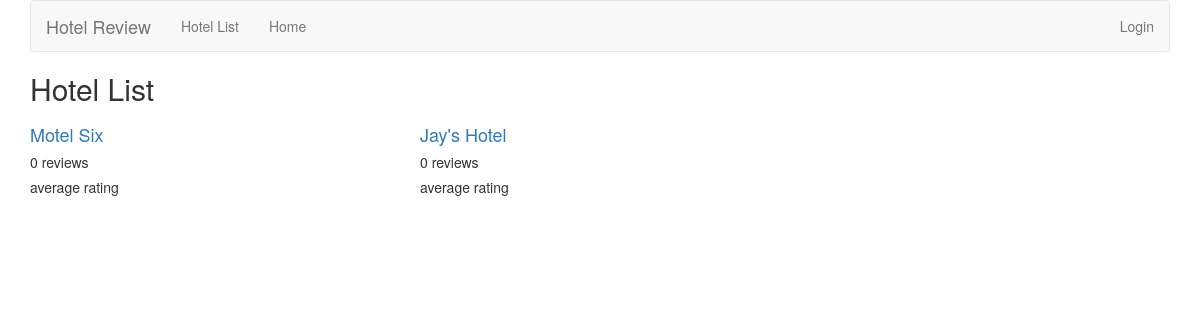
The page /hotelsite/hotel on the database as committed earlier.
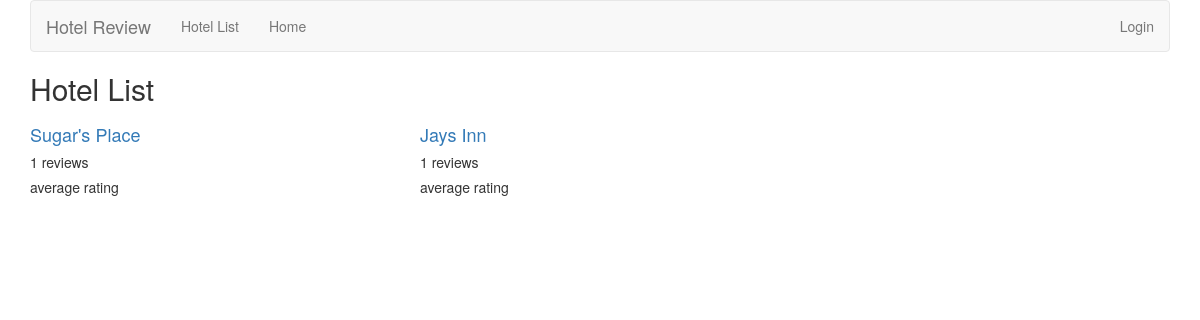
The same page on the database as committed later.
### hotelsite/models.py (models this page shows, shortened)
class Hotel(models.Model):
	name = models.CharField(max_length=60)
	add1 = models.CharField(max_length=50)
	add2 = models.CharField(max_length=50, null=True, blank=True)
	city = models.CharField(max_length=50)
	state = models.CharField(max_length= 2)
	zipcode = models.CharField(max_length=5)

### hotelsite/views.py (the view)
def hotel_list(request):
    hotel_list = Hotel.objects.order_by('-name')
    context = {'hotel_list':hotel_list}
    return render(request, 'hotel_list.html', context)

### hotelsite/templates/hotel_list.html
{% extends 'base.html' %}
{% block title %}
<h2>Hotel List</h2>
{% endblock title %}
{% block content %}
{% if hotel_list %}
<div class="row">
    {% for hotel in hotel_list %}
  <div class="col-xs-6 col-lg-4">
        <h4><a href="{% url 'hotelsite:hotel_detail' hotel.id %}">
        {{ hotel.name }}
        </a></h4>
        <h5>{{ hotel.review_set.count }} reviews</h5>
        <h5>{{ hotel_averagerating | floatformat }} average rating</h5>
    </div>
    {% endfor %}
</div>
{% else %}
    <p>No Hotels are available.</p>
{% endif %}
{% endblock content %}

Rows that differ between the two databases and show on the page:
changed Hotel: name "Motel Six" → "Sugar's Place"; review_set.count "0" → "1"
changed Hotel: name "Jay's Hotel" → "Jays Inn"; review_set.count "0" → "1"
